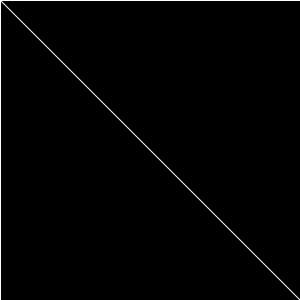
Frame 1 (no input)
Frame 60 (the mouse pressed at the canvas centre just before this capture): identical to frame 1, image omitted
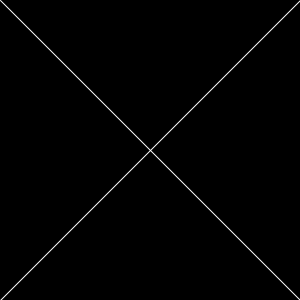
Frame 120 (the mouse held since frame 60 and released just before this capture)

The Processing sketch that drew these frames (run headless with seeded random() and noise(); from frame 60 on, the mouse is pressed at the canvas centre):

// Processing sketch: lab_03_mouse_tracker
// ── lab_03_mouse_tracker.pde
/*
 * Name: Jane Student
 * ID# : 123456
 * Lab : Mouse Tracker
 *
 * @author Stephen C. Fornal
 * @author http://mrfornal.net
 * Licensed under Creative Commons (CC BY-SA 3.0)
 * You are free to modify, share, and redistribute this code
 * but you may not charge for it. Please leave the authorship
 * and license information intact.
 *
 */
 
 void setup()
 {
     size(300, 300);
     smooth();
     
 }
 
 void draw()
 {
     background(0);
     stroke(255);
     line(0, 0, mouseX, mouseY);
     line(width, height, mouseX, mouseY);
     line(0, height, mouseX, mouseY);
     line(width, 0, mouseX, mouseY);
 }
